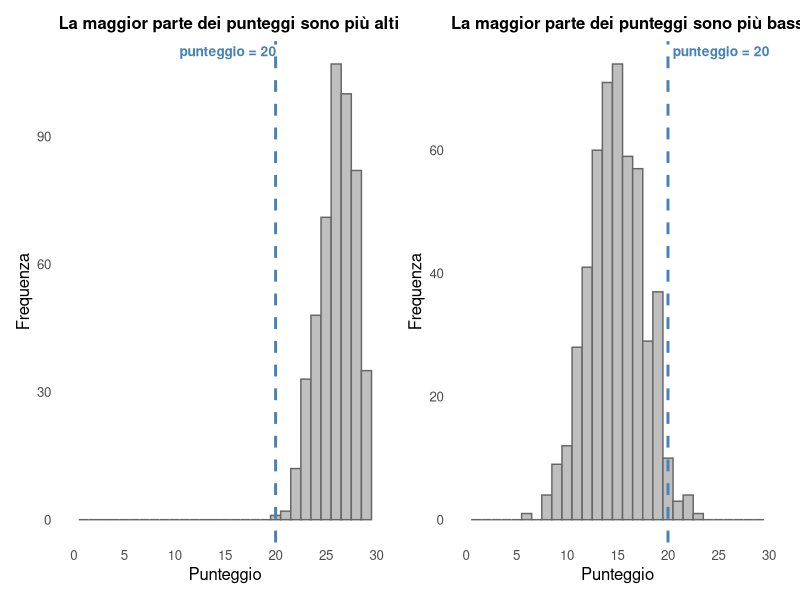
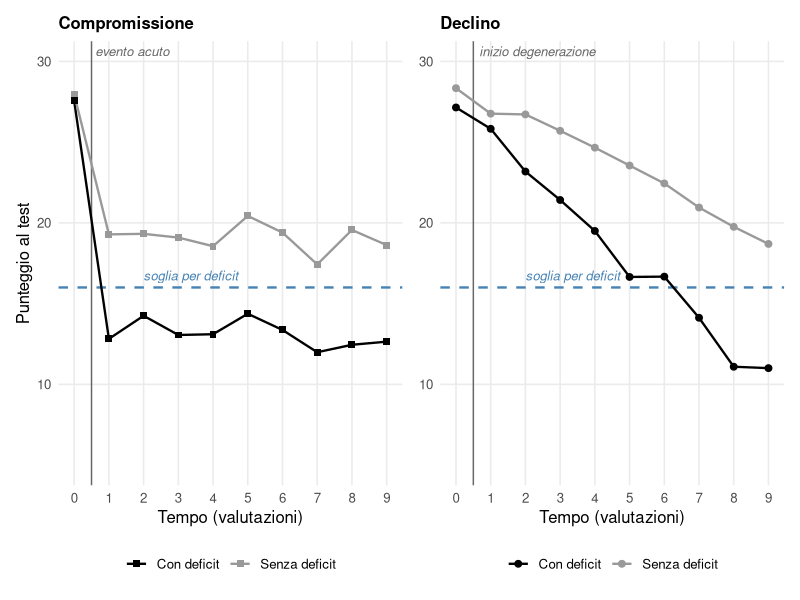
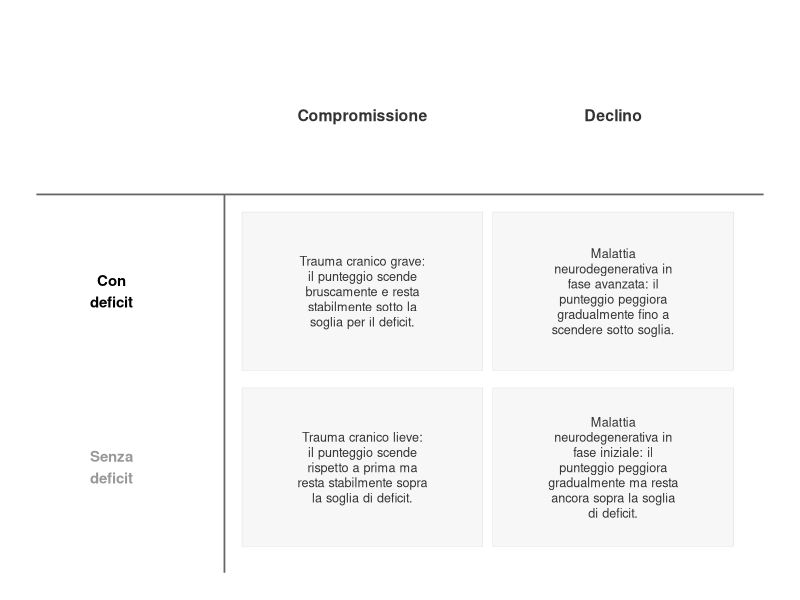
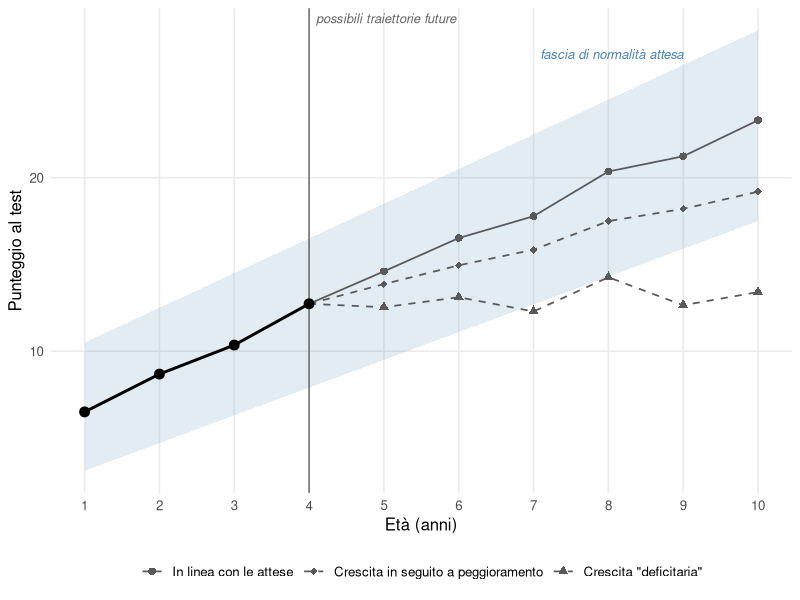
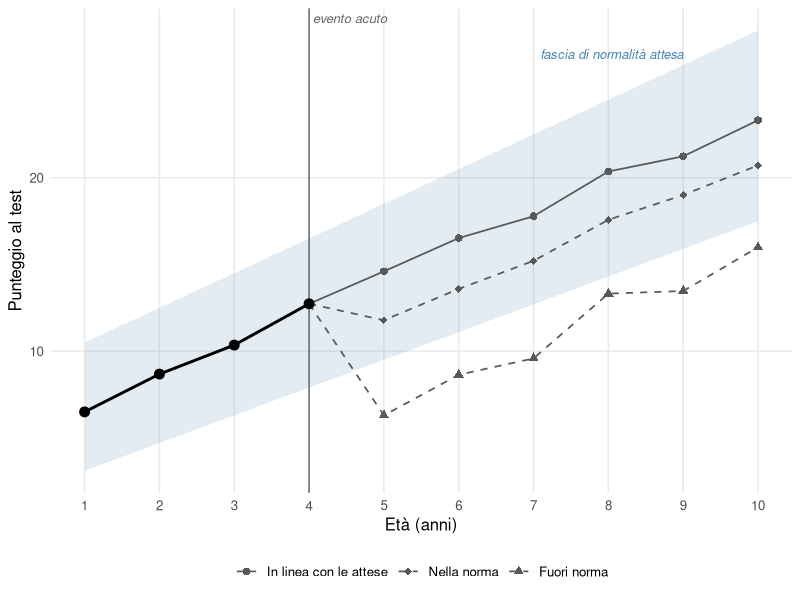

The R source for these figures, in order:
## ---- chunk 1
#| label: fig-punteggio-20
#| echo: false
#| warning: false
#| message: false
#| fig-cap: "Lo stesso punteggio (20) con due significati opposti, a seconda della distribuzione dei punteggi nel gruppo di riferimento (dati simulati). A sinistra, un test in cui la maggior parte delle persone ottiene punteggi relativamente alti: 20 cade nella coda bassa della distribuzione. A destra, un test in cui la maggior parte delle persone ottiene punteggi intorno a 15, quindi più bassi: lo stesso punteggio di 20 sarebbe considerato molto alto."
#| fig-width: 9
#| fig-height: 4

library(ggplot2)
library(patchwork)

set.seed(42)
n <- 500

sim_facile <- data.frame(punteggio = rbinom(n, size = 30, prob = 0.87))
sim_difficile <- data.frame(punteggio = rbinom(n, size = 30, prob = 0.5))

tema_hist <- theme_minimal(base_size = 12) +
  theme(panel.grid.minor = element_blank(),
        panel.grid.major = element_blank(),
        plot.title = element_text(size = 12, face = "bold"))

evidenzia_20_dx <- list(
  geom_vline(xintercept = 20, colour = "steelblue", linewidth = 1, linetype = "dashed"),
  annotate("text", x = 20, y = Inf, label = "punteggio = 20", vjust = 1.5, hjust = -0.05,
           colour = "steelblue", fontface = "bold", size = 3.5),
  scale_x_continuous(limits = c(0, 30), breaks = seq(0, 30, 5)),
  labs(x = "Punteggio", y = "Frequenza")
)

evidenzia_20_sx <- list(
  geom_vline(xintercept = 20, colour = "steelblue", linewidth = 1, linetype = "dashed"),
  annotate("text", x = 10, y = Inf, label = "punteggio = 20", vjust = 1.5, hjust = -0.05,
           colour = "steelblue", fontface = "bold", size = 3.5),
  scale_x_continuous(limits = c(0, 30), breaks = seq(0, 30, 5)),
  labs(x = "Punteggio", y = "Frequenza")
)

p_facile <- ggplot(sim_facile, aes(x = punteggio)) +
  geom_histogram(binwidth = 1, boundary = -0.5, fill = "grey75", colour = "grey40") +
  evidenzia_20_sx +
  labs(title = "La maggior parte dei punteggi sono più alti") +
  tema_hist

p_difficile <- ggplot(sim_difficile, aes(x = punteggio)) +
  geom_histogram(binwidth = 1, boundary = -0.5, fill = "grey75", colour = "grey40") +
  evidenzia_20_dx +
  labs(title = "La maggior parte dei punteggi sono più bassi") +
  tema_hist

p_facile + p_difficile
## ---- chunk 2
#| label: fig-compromissione-declino
#| echo: false
#| warning: false
#| message: false
#| fig-cap: "Andamento simulato del punteggio a un test in dieci valutazioni ripetute nel tempo, per due casi di compromissione (a sinistra) e due casi di declino (a destra). La linea tratteggiata orizzontale indica la soglia per il deficit; la linea sottile verticale indica il momento dell'evento acuto (a sinistra) o dell'inizio della malattia degenerativa (a destra). A sinistra il punteggio, alto e simile nei due casi a $t_0$, scende bruscamente subito dopo e poi resta stabile (a parte le oscillazioni dovute all'errore di misurazione): il caso grigio resta sopra soglia (nessun deficit), il caso nero scende sotto soglia e vi resta (deficit). A destra il punteggio peggiora invece in modo graduale nelle valutazioni successive: il caso grigio non raggiunge mai la soglia, il caso nero la supera verso il basso ad un certo punto."
#| fig-width: 9
#| fig-height: 4.5

library(ggplot2)
library(patchwork)

set.seed(123)

# --- Parametro per includere (o no) l'errore di misurazione nel grafico ---
# Impostare FALSE per disegnare solo il punteggio "vero" sottostante, senza rumore
includi_errore_misura <- TRUE
sd_errore <- 0.8

# Funzione modulare: aggiunge (o no) l'errore di misurazione a una traiettoria di punteggi veri
aggiungi_errore_misura <- function(punteggio_vero, sd = sd_errore, includi = includi_errore_misura) {
  if (includi) {
    punteggio_vero + rnorm(length(punteggio_vero), mean = 0, sd = sd)
  } else {
    punteggio_vero
  }
}

soglia <- 16
n_tempi <- 10
tempi <- 0:(n_tempi - 1)

tema_traiettorie <- theme_minimal(base_size = 12) +
  theme(panel.grid.minor = element_blank(),
        plot.title = element_text(size = 12, face = "bold"),
        legend.position = "bottom")

soglia_layer <- list(
  geom_hline(yintercept = soglia, linetype = "dashed", colour = "steelblue", linewidth = 0.8),
  annotate("text", x = 2, y = soglia, label = "soglia per deficit", vjust = -0.7, hjust = 0,
           colour = "steelblue", fontface = "italic", size = 3.3)
)

colori_casi <- scale_colour_manual(values = c("Con deficit" = "black", "Senza deficit" = "grey60"))

# Linea sottile verticale che segna il momento dell'evento/inizio del peggioramento,
# posizionata subito dopo t0 (tra la prima e la seconda valutazione)
tempo_evento <- 0.5

evento_layer <- list(
  geom_vline(xintercept = tempo_evento, colour = "grey40", linewidth = 0.5),
  annotate("text", x = tempo_evento, y = Inf, label = "evento acuto", vjust = 1.5, hjust = -0.05,
           colour = "grey40", fontface = "italic", size = 3.3)
)

degenerazione_layer <- list(
  geom_vline(xintercept = tempo_evento, colour = "grey40", linewidth = 0.5),
  annotate("text", x = tempo_evento, y = Inf, label = "inizio degenerazione", vjust = 1.5, hjust = -0.05,
           colour = "grey40", fontface = "italic", size = 3.3)
)

# --- Pannello sinistro: compromissione (peggioramento improvviso e poi stabile) ---
vero_compr_deficit    <- c(28, rep(13, n_tempi - 1))
vero_compr_no_deficit <- c(27, rep(19, n_tempi - 1))

dat_compr <- data.frame(
  tempo = rep(tempi, 2),
  punteggio = c(aggiungi_errore_misura(vero_compr_deficit),
                aggiungi_errore_misura(vero_compr_no_deficit)),
  caso = rep(c("Con deficit", "Senza deficit"), each = n_tempi)
)

p_compr <- ggplot(dat_compr, aes(x = tempo, y = punteggio, colour = caso)) +
  soglia_layer +
  evento_layer +
  geom_line(linewidth = 0.8) +
  geom_point(size = 2, shape="square") +
  colori_casi +
  scale_x_continuous(breaks = tempi) +
  coord_cartesian(ylim = c(5, 30)) +
  labs(title = "Compromissione", x = "Tempo (valutazioni)", y = "Punteggio al test", colour = NULL) +
  tema_traiettorie

# --- Pannello destro: declino (peggioramento graduale e progressivo) ---
vero_decl_deficit    <- 28 - (tempi / (n_tempi - 1)) * 18
vero_decl_no_deficit <- 28 - (tempi / (n_tempi - 1)) * 9

dat_decl <- data.frame(
  tempo = rep(tempi, 2),
  punteggio = c(aggiungi_errore_misura(vero_decl_deficit),
                aggiungi_errore_misura(vero_decl_no_deficit)),
  caso = rep(c("Con deficit", "Senza deficit"), each = n_tempi)
)

p_decl <- ggplot(dat_decl, aes(x = tempo, y = punteggio, colour = caso)) +
  soglia_layer +
  degenerazione_layer +
  geom_line(linewidth = 0.8) +
  geom_point(size = 2) +
  colori_casi +
  scale_x_continuous(breaks = tempi) +
  coord_cartesian(ylim = c(5, 30)) +
  labs(title = "Declino", x = "Tempo (valutazioni)", y = NULL, colour = NULL) +
  tema_traiettorie

p_compr + p_decl  & theme(legend.position = "bottom")# + plot_layout(guides = "collect")
## ---- chunk 3
#| label: fig-tabella-compromissione-declino
#| echo: false
#| warning: false
#| message: false
#| fig-cap: "Sintesi delle quattro combinazioni illustrate nella @fig-compromissione-declino (compromissione/declino, con/senza deficit) relativi ad un disturbo acquisito, con un esempio clinico per ciascuna. Le colonne seguono lo stesso ordine della figura precedente; le etichette di riga riprendono gli stessi colori usati lì per i due casi (nero = con deficit, grigio = senza deficit)."
#| fig-width: 7.5
#| fig-height: 4

library(ggplot2)

# Contenuto della tabella: intestazioni di colonna, intestazioni di riga (colorate
# come nella @fig-compromissione-declino) e un esempio per ciascuna delle 4 celle
tabella_dat <- data.frame(
  x = c(1, 2, 0, 0, 1, 2, 1, 2),
  y = c(2, 2, 1, 0, 1, 1, 0, 0),
  tipo = c("intestazione_colonna", "intestazione_colonna",
           "intestazione_riga", "intestazione_riga",
           "cella", "cella", "cella", "cella"),
  colore = c("grey20", "grey20", "black", "grey60",
             "grey20", "grey20", "grey20", "grey20"),
  testo = c(
    "Compromissione", "Declino",
    "Con\ndeficit", "Senza\ndeficit",
    "Trauma cranico grave: il punteggio scende bruscamente e resta stabilmente sotto la soglia per il deficit.",
    "Malattia neurodegenerativa in fase avanzata: il punteggio peggiora gradualmente fino a scendere sotto soglia.",
    "Trauma cranico lieve: il punteggio scende rispetto a prima ma resta stabilmente sopra la soglia di deficit.",
    "Malattia neurodegenerativa in fase iniziale: il punteggio peggiora gradualmente ma resta ancora sopra la soglia di deficit."
  )
)

# Va a capo automatico del testo, solo per le celle di esempio (più lunghe)
tabella_dat$testo_wrap <- ifelse(
  tabella_dat$tipo == "cella",
  vapply(tabella_dat$testo, function(x) paste(strwrap(x, width = 24), collapse = "\n"), character(1)),
  tabella_dat$testo
)

celle_sfondo <- expand.grid(x = c(1, 2), y = c(0, 1))

ggplot() +
  geom_tile(data = celle_sfondo, aes(x = x, y = y), width = 0.96, height = 0.9,
            fill = "grey97", colour = "grey80") +
  geom_segment(aes(x = -0.3, xend = 2.6, y = 1.55, yend = 1.55), colour = "grey40", linewidth = 0.6) +
  geom_segment(aes(x = 0.45, xend = 0.45, y = -0.6, yend = 1.55), colour = "grey40", linewidth = 0.6) +
  geom_text(data = subset(tabella_dat, tipo == "cella"),
            aes(x = x, y = y, label = testo_wrap), size = 3.2, lineheight = 1, colour = "grey20") +
  geom_text(data = subset(tabella_dat, tipo == "intestazione_colonna"),
            aes(x = x, y = y, label = testo_wrap), size = 4, fontface = "bold", colour = "grey20") +
  geom_text(data = subset(tabella_dat, tipo == "intestazione_riga"),
            aes(x = x, y = y, label = testo_wrap, colour = colore), size = 3.8, fontface = "bold") +
  scale_colour_identity() +
  coord_cartesian(xlim = c(-0.3, 2.6), ylim = c(-0.6, 2.5), clip = "off") +
  theme_void()
## ---- chunk 4
#| label: fig-traiettoria-sviluppo
#| echo: false
#| warning: false
#| message: false
#| fig-cap: "Traiettoria di sviluppo simulata (linea nera, punti pieni) dalla valutazione a 1 anno fino alla valutazione più recente, a 4 anni. Da qui si diramano tre possibili traiettorie future ipotetiche, in grigio scuro e con linee più sottili di quella osservata: una in linea con la crescita attesa dal gruppo di riferimento (cerchi, linea continua), una con crescita più lenta ma ancora vicina alla soglia inferiore di normalità (diamanti, linea tratteggiata), e una con una crescita anomala, che scende subito sotto la fascia di normalità (triangoli, linea tratteggiata), indicando un possibile deficit nello sviluppo. La fascia colorata rappresenta l'intervallo di normalità (soglia superiore e inferiore) atteso in base al gruppo di riferimento, per ciascuna età."
#| fig-width: 7.5
#| fig-height: 5

library(ggplot2)

set.seed(100)

# --- Parametro per includere (o no) l'errore di misurazione nelle traiettorie ---
# Impostare FALSE per disegnare solo le traiettorie "vere" sottostanti, senza rumore
includi_errore_misura <- TRUE
sd_errore <- 0.6

# Funzione modulare: aggiunge (o no) l'errore di misurazione a una traiettoria di punteggi veri
aggiungi_errore_misura <- function(valori, sd = sd_errore, includi = includi_errore_misura) {
  if (includi) {
    valori + rnorm(length(valori), mean = 0, sd = sd)
  } else {
    valori
  }
}

eta <- 1:10
eta_diramazione <- 4   # ultima valutazione nota, da cui si "diramano" le traiettorie future

# Traiettoria attesa dal gruppo di riferimento, con fascia di normalità (soglie superiore e inferiore)
traiettoria_attesa <- 5 + 1.8 * eta
banda_ampiezza <- 3.5 + 0.2 * eta

dat_banda <- data.frame(
  eta = eta,
  attesa = traiettoria_attesa,
  soglia_sup = traiettoria_attesa + banda_ampiezza,
  soglia_inf = traiettoria_attesa - banda_ampiezza
)

# Traiettoria osservata (nera): sviluppo reale fino alla valutazione attuale
eta_oss <- 1:eta_diramazione
dat_oss <- data.frame(
  eta = eta_oss,
  punteggio = aggiungi_errore_misura(5 + 1.8 * eta_oss)
)

punto_diramazione <- dat_oss$punteggio[dat_oss$eta == eta_diramazione]

# Funzione modulare per costruire una traiettoria futura ipotetica, che parte dal punto di
# diramazione e cresce con un tasso "rate" rispetto alla crescita attesa dal gruppo di riferimento
# (rate = 1 significa crescita in linea con le attese, rate = 0 significa prestazione stabile)
costruisci_traiettoria_futura <- function(rate, etichetta) {
  eta_futuro <- (eta_diramazione + 1):max(eta)
  incremento_atteso <- (5 + 1.8 * eta_futuro) - (5 + 1.8 * eta_diramazione)
  valori_futuri <- aggiungi_errore_misura(punto_diramazione + rate * incremento_atteso)
  data.frame(
    eta = c(eta_diramazione, eta_futuro),
    punteggio = c(punto_diramazione, valori_futuri),
    traiettoria = etichetta
  )
}

dat_fut <- rbind(
  costruisci_traiettoria_futura(rate = 1.00, etichetta = "In linea con le attese"),
  costruisci_traiettoria_futura(rate = 0.6, etichetta = "Crescita in seguito a peggioramento"),
  costruisci_traiettoria_futura(rate = 0.02, etichetta = "Crescita \"deficitaria\"")
)
dat_fut$traiettoria <- factor(dat_fut$traiettoria,
                               levels = c("In linea con le attese", "Crescita in seguito a peggioramento", "Crescita \"deficitaria\""))

ggplot() +
  # Fascia di normalità attesa dal gruppo di riferimento (soglie superiore e inferiore)
  geom_ribbon(data = dat_banda, aes(x = eta, ymin = soglia_inf, ymax = soglia_sup),
              fill = "steelblue", alpha = 0.15) +
  annotate("text", x = 9, y = dat_banda$soglia_sup[dat_banda$eta == 9], label = "fascia di normalità attesa",
           hjust = 1, vjust = -0.6, colour = "steelblue", fontface = "italic", size = 3.3) +
  # Linea verticale sottile che segna la valutazione attuale, da cui si diramano le traiettorie future
  geom_vline(xintercept = eta_diramazione, colour = "grey40", linewidth = 0.5) +
  annotate("text", x = eta_diramazione, y = Inf, label = "possibili traiettorie future",
           vjust = 1.5, hjust = -0.05, colour = "grey40", fontface = "italic", size = 3.3) +
  # Tre traiettorie future ipotetiche (grigio scuro, più sottili della traiettoria osservata)
  geom_line(data = dat_fut, aes(x = eta, y = punteggio, linetype = traiettoria, group = traiettoria),
            colour = "grey35", linewidth = 0.6) +
  geom_point(data = dat_fut, aes(x = eta, y = punteggio, shape = traiettoria),
             colour = "grey35", size = 2.3) +
  # Traiettoria osservata (nera): sviluppo reale fino alla valutazione attuale
  geom_line(data = dat_oss, aes(x = eta, y = punteggio), colour = "black", linewidth = 1) +
  geom_point(data = dat_oss, aes(x = eta, y = punteggio), colour = "black", size = 3) +
  scale_linetype_manual(name = NULL, values = c("In linea con le attese" = "solid",
                                                 "Crescita in seguito a peggioramento" = "dashed",
                                                 "Crescita \"deficitaria\"" = "dashed")) +
  scale_shape_manual(name = NULL, values = c("In linea con le attese" = 16,
                                              "Crescita in seguito a peggioramento" = 18,
                                              "Crescita \"deficitaria\"" = 17)) +
  scale_x_continuous(breaks = eta) +
  labs(x = "Età (anni)", y = "Punteggio al test") +
  theme_minimal(base_size = 12) +
  theme(panel.grid.minor = element_blank(),
        legend.position = "bottom")
## ---- chunk 5
#| label: fig-traiettoria-peggioramento-acuto
#| echo: false
#| warning: false
#| message: false
#| fig-cap: "Traiettoria di sviluppo simulata (linea nera, punti pieni) dalla valutazione a 1 anno fino alla valutazione più recente, a 4 anni, seguita da un evento acuto (linea verticale) che può causare un peggioramento improvviso del punteggio. Tre traiettorie ipotetiche successive all'evento, tutte in grigio scuro e con gli stessi simboli usati nella @fig-traiettoria-sviluppo: una non risente dell'evento e prosegue in linea con la crescita attesa dal gruppo di riferimento (cerchi, linea continua); una scende ma resta all'interno della fascia di normalità (diamanti, linea tratteggiata); una scende al punto da uscire subito dalla fascia già alla prima valutazione successiva all'evento, e vi resta nelle valutazioni seguenti (triangoli, linea tratteggiata). In tutti i casi, dopo il salto iniziale la crescita prosegue con lo stesso ritmo atteso dal gruppo di riferimento (scarto dalla norma stabile nel tempo)."
#| fig-width: 7.5
#| fig-height: 5

library(ggplot2)

set.seed(100)

# --- Parametro per includere (o no) l'errore di misurazione nelle traiettorie ---
# Impostare FALSE per disegnare solo le traiettorie "vere" sottostanti, senza rumore
includi_errore_misura <- TRUE
sd_errore <- 0.6

# Funzione modulare: aggiunge (o no) l'errore di misurazione a una traiettoria di punteggi veri
aggiungi_errore_misura <- function(valori, sd = sd_errore, includi = includi_errore_misura) {
  if (includi) {
    valori + rnorm(length(valori), mean = 0, sd = sd)
  } else {
    valori
  }
}

eta <- 1:10
eta_diramazione <- 4   # ultima valutazione nota, subito dopo la quale avviene l'evento acuto

# Traiettoria attesa dal gruppo di riferimento, con fascia di normalità (soglie superiore e inferiore)
traiettoria_attesa <- 5 + 1.8 * eta
banda_ampiezza <- 3.5 + 0.2 * eta

dat_banda <- data.frame(
  eta = eta,
  attesa = traiettoria_attesa,
  soglia_sup = traiettoria_attesa + banda_ampiezza,
  soglia_inf = traiettoria_attesa - banda_ampiezza
)

# Traiettoria osservata (nera): sviluppo reale fino alla valutazione precedente all'evento acuto
eta_oss <- 1:eta_diramazione
dat_oss <- data.frame(
  eta = eta_oss,
  punteggio = aggiungi_errore_misura(5 + 1.8 * eta_oss)
)

punto_diramazione <- dat_oss$punteggio[dat_oss$eta == eta_diramazione]

# Funzione modulare per costruire una traiettoria che, subito dopo l'evento acuto, scende di
# "entita_peggioramento" punti rispetto alla crescita attesa, e da lì prosegue con un tasso di
# crescita "rate" rispetto a quella attesa dal gruppo di riferimento (rate = 1, il valore di
# default, significa che lo scarto dalla norma introdotto dall'evento resta costante nel tempo;
# è comunque parametrizzato per poter esplorare in seguito anche recuperi parziali o ulteriori
# peggioramenti dopo l'evento, semplicemente cambiando "rate")
costruisci_traiettoria_con_peggioramento_acuto <- function(entita_peggioramento, rate = 1, etichetta) {
  eta_futuro <- (eta_diramazione + 1):max(eta)
  incremento_atteso <- (5 + 1.8 * eta_futuro) - (5 + 1.8 * eta_diramazione)
  valore_dopo_evento <- punto_diramazione - entita_peggioramento
  valori_futuri <- aggiungi_errore_misura(valore_dopo_evento + rate * incremento_atteso)
  data.frame(
    eta = c(eta_diramazione, eta_futuro),
    punteggio = c(punto_diramazione, valori_futuri),
    traiettoria = etichetta
  )
}

dat_fut <- rbind(
  costruisci_traiettoria_con_peggioramento_acuto(entita_peggioramento = 0.0, rate = 1, etichetta = "In linea con le attese"),
  costruisci_traiettoria_con_peggioramento_acuto(entita_peggioramento = 2.8, rate = 1, etichetta = "Nella norma"),
  costruisci_traiettoria_con_peggioramento_acuto(entita_peggioramento = 8.0, rate = 1, etichetta = "Fuori norma")
)
dat_fut$traiettoria <- factor(dat_fut$traiettoria,
                               levels = c("In linea con le attese", "Nella norma", "Fuori norma"))

ggplot() +
  # Fascia di normalità attesa dal gruppo di riferimento (soglie superiore e inferiore)
  geom_ribbon(data = dat_banda, aes(x = eta, ymin = soglia_inf, ymax = soglia_sup),
              fill = "steelblue", alpha = 0.15) +
  annotate("text", x = 9, y = dat_banda$soglia_sup[dat_banda$eta == 9], label = "fascia di normalità attesa",
           hjust = 1, vjust = -0.6, colour = "steelblue", fontface = "italic", size = 3.3) +
  # Linea verticale sottile che segna l'evento acuto, subito dopo l'ultima valutazione nota
  geom_vline(xintercept = eta_diramazione, colour = "grey40", linewidth = 0.5) +
  annotate("text", x = eta_diramazione, y = Inf, label = "evento acuto",
           vjust = 1.5, hjust = -0.05, colour = "grey40", fontface = "italic", size = 3.3) +
  # Le tre traiettorie dopo l'evento acuto: tutte grigio scuro, più sottili della traiettoria
  # osservata, distinte da linetype/simbolo con la stessa convenzione della @fig-traiettoria-sviluppo
  geom_line(data = dat_fut, aes(x = eta, y = punteggio, linetype = traiettoria, group = traiettoria),
            colour = "grey35", linewidth = 0.6) +
  geom_point(data = dat_fut, aes(x = eta, y = punteggio, shape = traiettoria),
             colour = "grey35", size = 2.3) +
  # Traiettoria osservata (nera): sviluppo reale fino alla valutazione precedente all'evento
  geom_line(data = dat_oss, aes(x = eta, y = punteggio), colour = "black", linewidth = 1) +
  geom_point(data = dat_oss, aes(x = eta, y = punteggio), colour = "black", size = 3) +
  scale_linetype_manual(name = NULL, values = c("In linea con le attese" = "solid",
                                                 "Nella norma" = "dashed",
                                                 "Fuori norma" = "dashed")) +
  scale_shape_manual(name = NULL, values = c("In linea con le attese" = 16,
                                              "Nella norma" = 18,
                                              "Fuori norma" = 17)) +
  scale_x_continuous(breaks = eta) +
  labs(x = "Età (anni)", y = "Punteggio al test") +
  theme_minimal(base_size = 12) +
  theme(panel.grid.minor = element_blank(),
        legend.position = "bottom")
